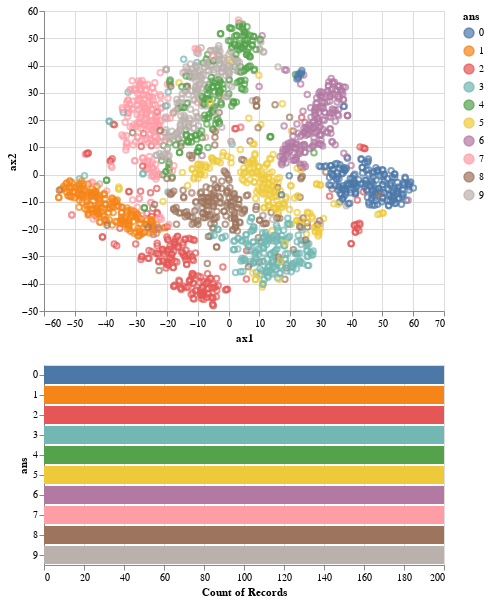

Notebook code for this chart:
### Code cell
# load an example dataset
sample = pd.DataFrame({
    "ax1":ax1,
    "ax2":ax2,
    "ans":ys
})

interval = alt.selection_interval()

points = alt.Chart(sample).mark_point().encode(
  x='ax1',
  y='ax2',
  color=alt.condition(interval, 'ans:N', alt.value('lightgray'))
).properties(
  selection=interval
)

bar = alt.Chart(sample).mark_bar().encode(
  x='count()',
  y='ans:N',
  color='ans:N'
).transform_filter(interval)

points & bar

### Figure 1 — Vega-Lite specification as saved in the notebook (floating-point values rounded to 4 significant figures; data arrays with more than 128 entries replaced by an {"elided": "..."} marker saying what was removed)
{"config": {"view": {"continuousWidth": 400, "continuousHeight": 300}}, "vconcat": [{"mark": "point", "encoding": {"color": {"condition": {"field": "ans", "type": "nominal", "selection": "selector002"}, "value": "lightgray"}, "x": {"field": "ax1", "type": "quantitative"}, "y": {"field": "ax2", "type": "quantitative"}}, "selection": {"selector002": {"type": "interval"}}}, {"mark": "bar", "encoding": {"color": {"field": "ans", "type": "nominal"}, "x": {"aggregate": "count", "type": "quantitative"}, "y": {"field": "ans", "type": "nominal"}}, "transform": [{"filter": {"selection": "selector002"}}]}], "data": {"name": "data-c821ee2da88ba705ac1cf41ca6424c2d"}, "$schema": "https://vega.github.io/schema/vega-lite/v4.17.0.json", "datasets": {"data-c821ee2da88ba705ac1cf41ca6424c2d": {"elided": "2000 records"}}}
